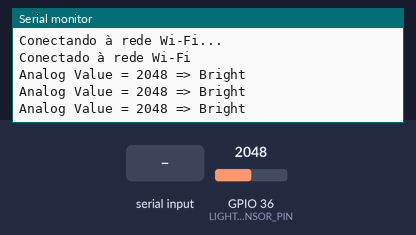
Recording of a sketch running on a simulated ESP32. Shown: the last lines printed to the serial monitor. The test bench sets the inputs (shaded band); at power-on: GPIO 36 (LIGHT_SENSOR_PIN) = 2048. WiFi joins after 1.5 s; servers stay silent unless stated; uploads are accepted with an empty reply; storage starts empty. At 10.1 s the program stops and its outputs stay as they are.

Above: at 3.2 s.
3.3 s: GPIO 36 (LIGHT_SENSOR_PIN) set to 1960
At 4.0 s:
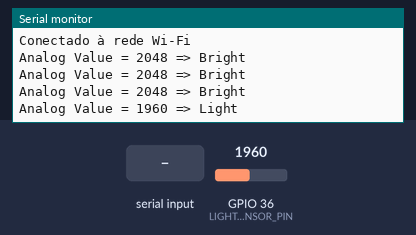
5.5 s: GPIO 36 (LIGHT_SENSOR_PIN) set to 760
At 6.0 s:
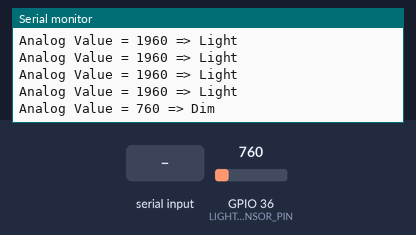
7.6 s: GPIO 36 (LIGHT_SENSOR_PIN) set to 0
At 8.1 s:
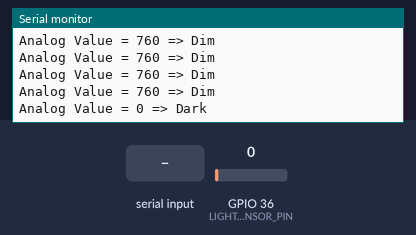
9.6 s: "s" received over Serial
At 10.5 s:
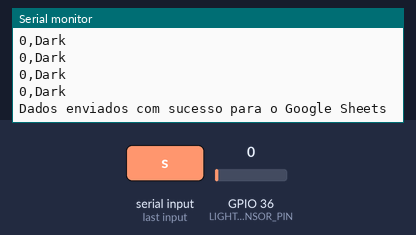

Measured:
- after the input at 3.3 s, the serial monitor: prints a new line after 0.28 s (image 1)
- after the input at 5.5 s, the serial monitor: prints a new line after 0.12 s (image 2)
- after the input at 7.6 s, the serial monitor: prints a new line after 0.06 s (image 3)
- after the input at 9.6 s, the serial monitor: prints a new line after 0.10 s (image 4)

The sketch:

sketch_jul2d.ino
```cpp
#include <WiFi.h>
#include <HTTPClient.h>
#include <SPIFFS.h>

#define LIGHT_SENSOR_PIN 36 // ESP32 pin GIOP36 (ADC0)

const char* ssid = "(GPONNET_2.4)_JUSTINO";          // Nome da rede Wi-Fi
const char* password = "Tennopg13424134";     // Senha da rede Wi-Fi

bool stopFlag = false; // Sinalizador para controlar a parada do loop

void setup() {
  Serial.begin(9600);
  if (!SPIFFS.begin(true)) {
    Serial.println("Falha ao inicializar o SPIFFS");
    while (1);
  }
  Serial.println("SPIFFS inicializado com sucesso");

  // Conectar à rede Wi-Fi
  WiFi.begin(ssid, password);
  while (WiFi.status() != WL_CONNECTED) {
    delay(1000);
    Serial.println("Conectando à rede Wi-Fi...");
  }
  Serial.println("Conectado à rede Wi-Fi");
}

void loop() {
  int analogValue = analogRead(LIGHT_SENSOR_PIN);

  Serial.print("Analog Value = ");
  Serial.print(analogValue);

  if (analogValue < 40) {
    Serial.println(" => Dark");
  } else if (analogValue < 800) {
    Serial.println(" => Dim");
  } else if (analogValue < 2000) {
    Serial.println(" => Light");
  } else if (analogValue < 3200) {
    Serial.println(" => Bright");
  } else {
    Serial.println(" => Very bright");
  }

  if (Serial.available()) {
    char input = Serial.read();
    if (input == 's' || input == 'S') {
      stopFlag = true;
    }
  }

  if (stopFlag) {
    Serial.println(" => Leitura finalizada");
    Serial.println("Resultados finais:");

    File dataFile = SPIFFS.open("/dados.csv", "r");
    if (dataFile) {
      while (dataFile.available()) {
        Serial.write(dataFile.read());
      }
      dataFile.close();
    } else {
      Serial.println("Erro ao abrir o arquivo");
    }

    enviarDadosGoogleSheets();

    while (true) {
      // Loop infinito
    }
  }

  File dataFile = SPIFFS.open("/dados.csv", "a");
  if (dataFile) {
    dataFile.print(analogValue);
    dataFile.print(",");

    if (analogValue < 40) {
      dataFile.println("Dark");
    } else if (analogValue < 800) {
      dataFile.println("Dim");
    } else if (analogValue < 2000) {
      dataFile.println("Light");
    } else if (analogValue < 3200) {
      dataFile.println("Bright");
    } else {
      dataFile.println("Very bright");
    }

    dataFile.close();
  } else {
    Serial.println("Erro ao abrir o arquivo");
  }

  delay(500);
}

void enviarDadosGoogleSheets() {
  File dataFile = SPIFFS.open("/dados.csv", "r");
  if (dataFile) {
    // Lê todo o conteúdo do arquivo CSV
    String csvContent = "";
    while (dataFile.available()) {
      csvContent += (char)dataFile.read();
    }
    dataFile.close();

    // Define a URL do endpoint do Google Sheets
    String url = "https://docs.google.com/spreadsheets/d/1oyCQGnIR_20atVWS5kqTSjveEDYa35aXQKUBCMIPfeI/edit?usp=sharing";  // Substitua YOUR_FORM_ID pela ID do formulário

    // Cria um objeto HTTPClient
    HTTPClient http;

    // Envia os dados para o Google Sheets usando uma requisição HTTP POST
    http.begin(url);
    http.addHeader("Content-Type", "application/x-www-form-urlencoded");
    int httpResponseCode = http.POST("entry.123=" + csvContent);  // Substitua "123" pelo campo correto no formulário

    // Verifica se a requisição foi enviada com sucesso
    if (httpResponseCode == 200) {
      Serial.println("Dados enviados com sucesso para o Google Sheets");
    } else {
      Serial.println("Falha ao enviar dados para o Google Sheets");
    }

    // Libera os recursos da requisição HTTP
    http.end();
  } else {
    Serial.println("Erro ao abrir o arquivo");
  }
}
```
